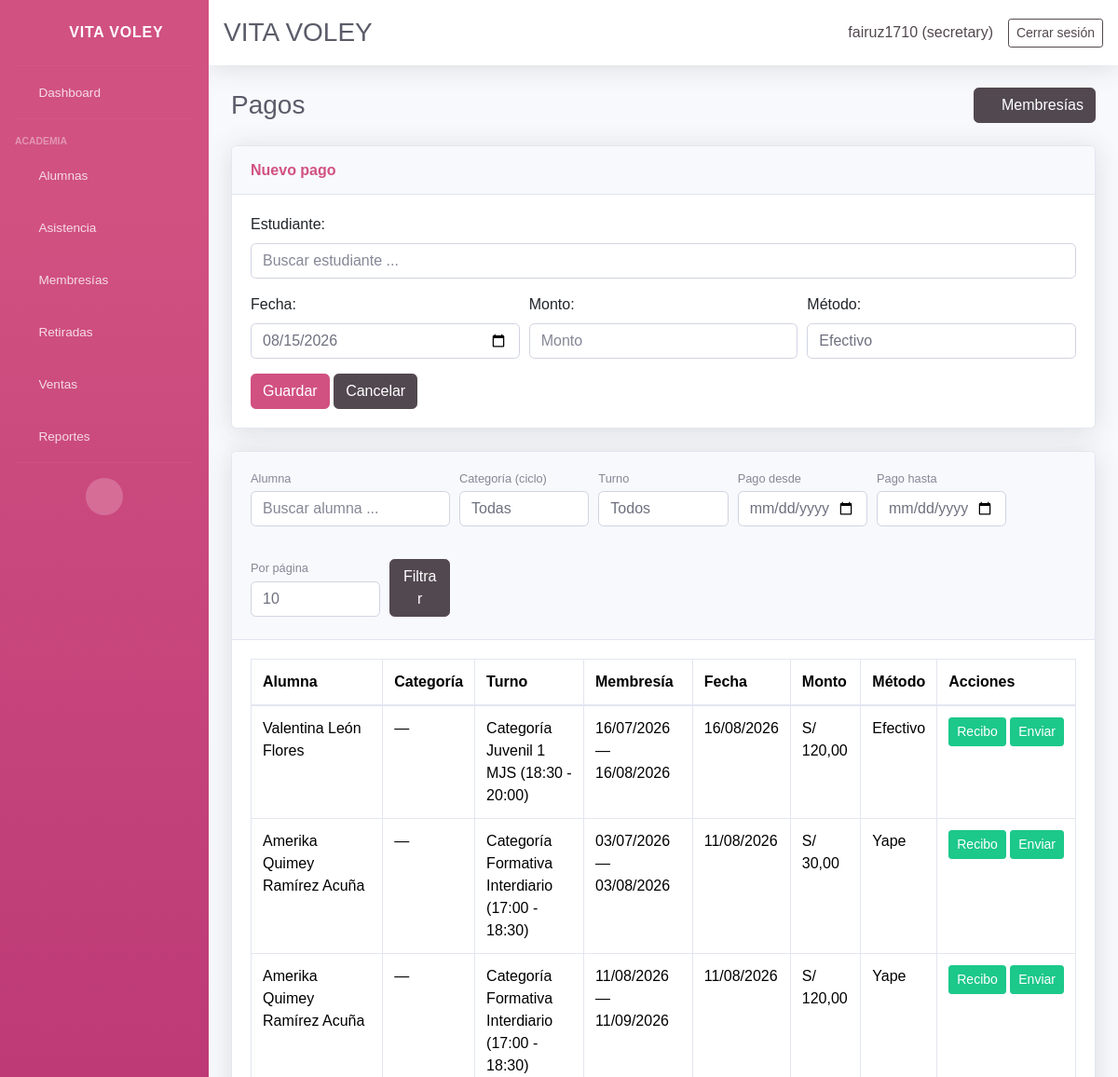
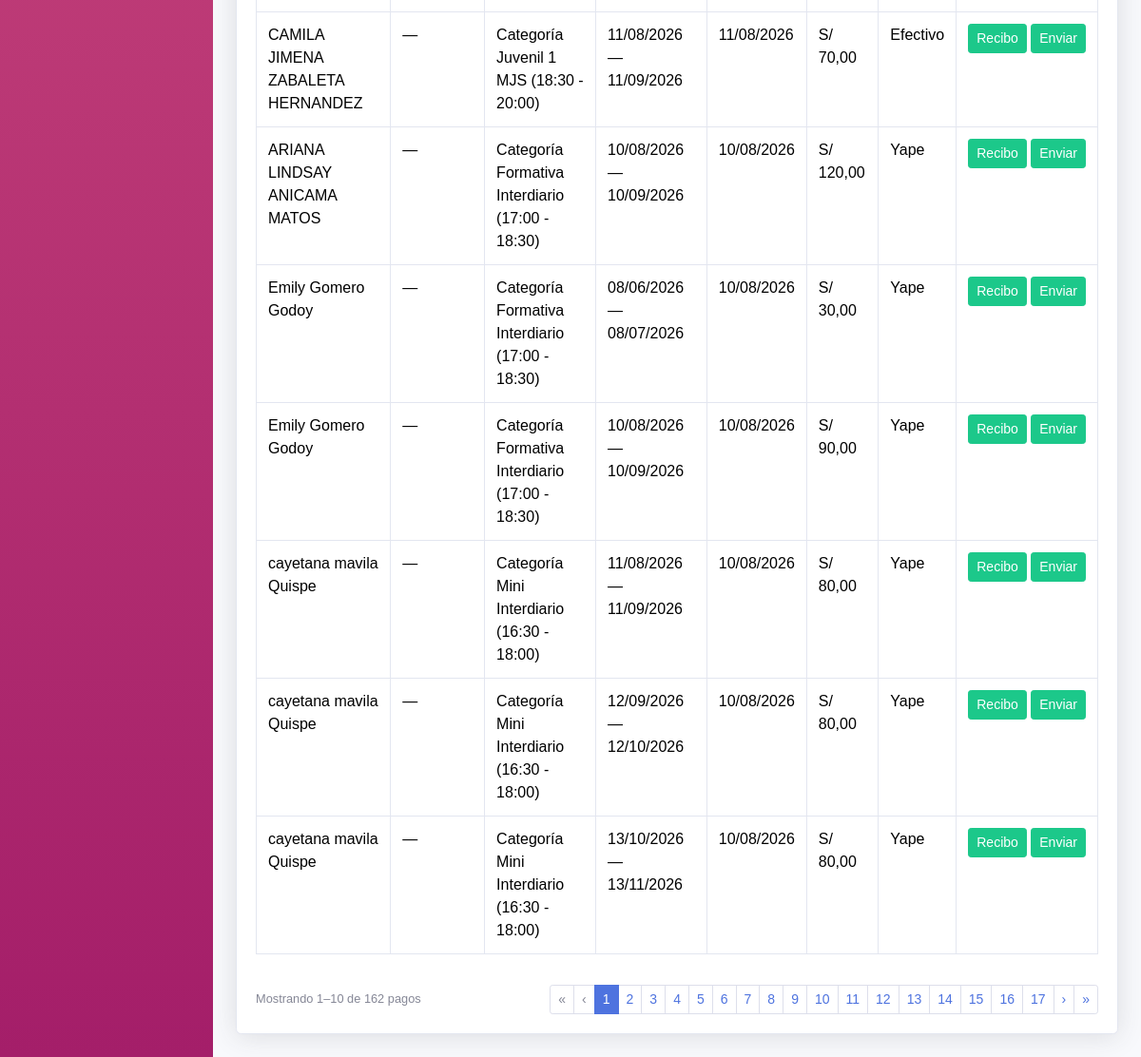
Page /memberships/payments/ (signed in) on the committed database (2 pictures, top to bottom).
### core/models.py (models this page shows, shortened)
class AuditableModel(models.Model):
    created_by = models.ForeignKey(
        settings.AUTH_USER_MODEL,
        on_delete=models.SET_NULL,
        null=True,
        blank=True,
        related_name='%(app_label)s_%(class)s_created',
        verbose_name='Creado por',
    )
    updated_by = models.ForeignKey(
        settings.AUTH_USER_MODEL,
        on_delete=models.SET_NULL,
        null=True,
        blank=True,
        related_name='%(app_label)s_%(class)s_updated',
        verbose_name='Actualizado por',
    )
    updated_at = models.DateTimeField(auto_now=True, verbose_name='Actualizado el')
    class Meta:
        abstract = True

class UserProfile(AuditableModel, models.Model):
    ROLE_CHOICES = [
        ('admin', 'Administrador'),
        ('secretary', 'Secretario'),
    ]
    user = models.OneToOneField(User, on_delete=models.CASCADE, related_name='userprofile')
    role = models.CharField(max_length=20, choices=ROLE_CHOICES, default='secretary')
    created_at = models.DateTimeField(auto_now_add=True)

class Payment(AuditableModel, models.Model):
    membership = models.ForeignKey(
        Membership,
        on_delete=models.CASCADE,
        related_name='payments',
        blank=True,
        null=True,
    )
    student = models.ForeignKey(Student, on_delete=models.CASCADE, related_name='payments')
    date = models.DateField(default=timezone.now)
    amount = models.DecimalField(max_digits=10, decimal_places=2)
    method = models.CharField(max_length=20, choices=PAYMENT_METHOD_CHOICES, default='efectivo')
    created_at = models.DateTimeField(default=timezone.now, verbose_name='Creado el')
    receipt_issued_at = models.DateTimeField(
        null=True,
        blank=True,
        verbose_name='Recibo emitido el',
    )
    receipt_issued_by = models.ForeignKey(
        settings.AUTH_USER_MODEL,
        on_delete=models.SET_NULL,
        null=True,
        blank=True,
        related_name='payments_receipt_issued',
        verbose_name='Recibo emitido por',
    )
    class Meta:
        ordering = ['-date']

class Student(AuditableModel, models.Model):
    ENROLLMENT_STATUS_CHOICES = ENROLLMENT_STATUS_CHOICES
    name = models.CharField(max_length=120)
    age = models.PositiveSmallIntegerField(blank=True, null=True)
    dni = models.CharField(max_length=15, blank=True, null=True)
    email = models.EmailField(blank=True, null=True)
    contact = models.CharField(max_length=200, blank=True, null=True, verbose_name='Teléfono del estudiante')
    gender = models.CharField(max_length=10, choices=GENDER_CHOICES, blank=True, null=True, verbose_name='Género')
    cycle = models.ForeignKey(
        Cycle,
        on_delete=models.SET_NULL,
        blank=True,
        null=True,
        related_name='students',
        verbose_name='Ciclo',
    )
    student_condition = models.CharField(
        max_length=20,
        choices=STUDENT_CONDITION_CHOICES,
        default='regular',
        verbose_name='Condición del alumno',
    )
    school = models.CharField(max_length=120, blank=True, null=True, verbose_name='Colegio')
    size = models.CharField(max_length=5, choices=SIZE_CHOICES, blank=True, null=True, verbose_name='Talla')
    suffers_from = models.CharField(
        max_length=255,
        blank=True,
        null=True,
        verbose_name='¿Sufre de algo?',
        help_text='Condición médica o alergia relevante',
    )
    referral_source = models.CharField(max_length=200, blank=True, null=True, verbose_name='¿Cómo se enteró de la academia?')
    uniform_delivered = models.BooleanField(default=False, verbose_name='Se entregó uniforme')
    guardian = models.CharField(max_length=120, blank=True, null=True, verbose_name='Nombre del apoderado')
    guardian_dni = models.CharField(max_length=15, blank=True, null=True, verbose_name='DNI del apoderado')
    guardian_birth_date = models.DateField(blank=True, null=True, verbose_name='Fecha de nacimiento del apoderado')
    guardian_gender = models.CharField(
        max_length=10,
        choices=GENDER_CHOICES,
        blank=True,
        null=True,
        verbose_name='Género del apoderado',
    )
    guardian_phone = models.CharField(max_length=200, blank=True, null=True, verbose_name='Teléfono del apoderado')
    address = models.TextField(blank=True, null=True)
    shift = models.ForeignKey(Shift, on_delete=models.PROTECT, blank=True, null=True, related_name='students')
    enrollment_status = models.CharField(max_length=10, choices=ENROLLMENT_STATUS_CHOICES, default='active')
    retired = models.BooleanField(default=False)
    retired_reason = models.TextField(blank=True, null=True)
    retired_at = models.DateField(blank=True, null=True)
    monthly_fee = models.DecimalField(max_digits=10, decimal_places=2, blank=True, null=True)
    enrollment_date = models.DateField(blank=True, null=True)
    membership_start = models.DateField(blank=True, null=True, verbose_name='Inicio de membresía')
    membership_end = models.DateField(blank=True, null=True, verbose_name='Fin de membresía')
    birth_date = models.DateField(blank=True, null=True)
    attendance_days = models.JSONField(default=list, blank=True)
    created_at = models.DateTimeField(auto_now_add=True)
    class Meta:
        ordering = ['name']
    @property
    def active(self):
        return not self.retired and self.enrollment_status == 'active'
    @staticmethod
    def _whatsapp_url_from_phone(phone):
        if not phone:
            return None
        digits = ''.join(ch for ch in phone if ch.isdigit())
        if not digits:
            return None
        if digits.startswith('00'):
            digits = digits[2:]
        if len(digits) == 9:
            digits = '51' + digits
        elif len(digits) == 10 and digits.startswith('0'):
            digits = '51' + digits[1:]
        if len(digits) < 9:
            return None
        return f'https://wa.me/{digits}'
    @property
    def whatsapp_url(self):
        return self._whatsapp_url_from_phone(self.guardian_phone)
    def get_shift_display(self):
        if not self.shift:
            return ''
        return str(self.shift)

class Shift(AuditableModel, models.Model):
    name = models.CharField(max_length=120)
    start_time = models.TimeField()
    end_time = models.TimeField()
    active_days = models.JSONField(default=list, blank=True)
    created_at = models.DateTimeField(auto_now_add=True)
    class Meta:
        ordering = ['name']
    @property
    def schedule(self):
        return f"{self.start_time.strftime('%H:%M')} - {self.end_time.strftime('%H:%M')}"
    def __str__(self):
        return f"{self.name} ({self.schedule})"

class Membership(AuditableModel, models.Model):
    student = models.ForeignKey(Student, on_delete=models.CASCADE, related_name='memberships')
    start_date = models.DateField()
    end_date = models.DateField()
    amount_due = models.DecimalField(max_digits=10, decimal_places=2, default=0)
    status = models.CharField(max_length=20, choices=MEMBERSHIP_STATUS_CHOICES, default='debt')
    renewed_from = models.ForeignKey(
        'self',
        on_delete=models.SET_NULL,
        blank=True,
        null=True,
        related_name='renewals',
    )
    notes = models.TextField(blank=True, null=True)
    created_at = models.DateTimeField(auto_now_add=True)
    class Meta:
        ordering = ['-start_date', '-created_at']

### core/views_membership.py (the view, shortened to what this page needs)
# urls.py: path('memberships/payments/', views_membership.membership_payments_list, name='membership_payments_list'),
@login_required(login_url='login')
def membership_payments_list(request):
    payments_qs = Payment.objects.select_related(
        'membership', 'membership__student', 'student', 'student__shift',
    ).order_by('-date')
    payments, filter_ctx = _apply_payment_list_filters(payments_qs, request)
    form = PaymentCreateForm(request.POST or None)
    page_obj, per_page = _paginate(payments, request)
    return render(request, 'core/memberships/payments_list.html', {
        'page_obj': page_obj,
        'per_page': per_page,
        'page_sizes': PAGE_SIZES,
        'list_query': urlencode(_payment_list_query_params(request)),
        'form': form,
        'cycle_choices': active_cycle_choices(),
        'edit_mode': False,
        'is_secretary': is_secretary(request.user),
        **filter_ctx,
    })

### core/templates/core/memberships/payments_list.html (shortened to what this page needs)
{% extends 'core/base.html' %}
{% block content %}
<div class="d-sm-flex align-items-center justify-content-between mb-4">
    <h1 class="h3 mb-0 text-gray-800">Pagos</h1>
    <a class="btn btn-secondary" href="{% url 'memberships_list' %}"><i class="fas fa-id-card"></i> Membresías</a>
</div>
{% if edit_mode %}
<div class="card shadow mb-4">
    <div class="card-header py-3">
        <h6 class="m-0 font-weight-bold text-primary">Editar pago</h6>
    </div>
    <div class="card-body">
        <form method="post">
            {% csrf_token %}
            <div class="form-group">{{ form.membership.label_tag }} {{ form.membership }}</div>
            <div class="form-group">{{ form.date.label_tag }} {{ form.date }}</div>
            <div class="form-group">{{ form.amount.label_tag }} {{ form.amount }}</div>
            <div class="form-group">{{ form.method.label_tag }} {{ form.method }}</div>
            <button class="btn btn-primary" type="submit">Guardar</button>
            <a class="btn btn-secondary" href="{% url 'membership_payments_list' %}">Cancelar</a>
        </form>
    </div>
</div>
{% else %}
<div class="card shadow mb-4">
    <div class="card-header py-3">
        <h6 class="m-0 font-weight-bold text-primary">Nuevo pago</h6>
    </div>
    <div class="card-body">
        <form method="post" id="payment-create-form">
            <div class="form-group mb-3 position-relative">
                {{ form.student_search.label_tag }}
                {{ form.student_search }}
            </div>
            <div class="form-row">
                <div class="form-group col-md-4">{{ form.date.label_tag }} {{ form.date }}</div>
                <div class="form-group col-md-4">{{ form.amount.label_tag }} {{ form.amount }}{% if form.amount.errors %}<div class="text-danger small">{{ form.amount.errors }}</div>{% endif %}</div>
                <div class="form-group col-md-4">{{ form.method.label_tag }} {{ form.method }}</div>
            </div>
            <button class="btn btn-primary" type="submit">Guardar</button>
            <a class="btn btn-secondary" href="{% url 'membership_payments_list' %}">Cancelar</a>
        </form>
    </div>
</div>
{% endif %}
<div class="card shadow mb-4">
    <div class="card-header py-3">
        <form method="get" action="{% url 'membership_payments_list' %}" class="form-row align-items-end">
            <div class="form-group col-md-4 col-lg-3 mb-2 position-relative">
                <label class="small text-muted mb-1">Alumna</label>
                <input type="search" id="filter-student-search" class="form-control" placeholder="Buscar alumna ..." autocomplete="off" value="{{ selected_student_label }}">
            </div>
            <div class="form-group col-md-4 col-lg-2 mb-2">
                <label class="small text-muted mb-1">Categoría (ciclo)</label>
                <select name="cycle" class="form-control">
                    <option value="">Todas</option>
                </select>
            </div>
            <div class="form-group col-md-4 col-lg-2 mb-2">
                <label class="small text-muted mb-1">Turno</label>
                <select name="shift" class="form-control">
                    <option value="">Todos</option>
                </select>
            </div>
            <div class="form-group col-md-4 col-lg-2 mb-2">
                <label class="small text-muted mb-1">Pago desde</label>
                <input type="date" name="date_from" class="form-control" value="{{ date_from }}">
            </div>
            <div class="form-group col-md-4 col-lg-2 mb-2">
                <label class="small text-muted mb-1">Pago hasta</label>
                <input type="date" name="date_to" class="form-control" value="{{ date_to }}">
            </div>
            <div class="form-group col-md-4 col-lg-2 mb-2">
                <label class="small text-muted mb-1">Por página</label>
                <select name="per_page" class="form-control">
                    {% for size in page_sizes %}
                    <option value="{{ size }}" {% if per_page == size %}selected{% endif %}>{{ size }}</option>
                    {% endfor %}
                </select>
            </div>
            <div class="form-group col-md-4 col-lg-1 mb-2">
                <label class="small text-muted mb-1">&nbsp;</label>
                <button class="btn btn-secondary btn-block" type="submit">Filtrar</button>
            </div>
        </form>
    </div>
    <div class="card-body">
        <div class="table-responsive">
            <table class="table table-bordered">
                <thead>
                    <tr>
                        <th>Alumna</th>
                        <th>Categoría</th>
                        <th>Turno</th>
                        <th>Membresía</th>
                        <th>Fecha</th>
                        <th>Monto</th>
                        <th>Método</th>
                        <th>Acciones</th>
                    </tr>
                </thead>
                <tbody>
                    {% for payment in page_obj %}
                    <tr>
                        <td>{{ payment.student.name }}</td>
                        <td>{{ payment.student.get_cycle_display|default:"—" }}</td>
                        <td>{{ payment.student.get_shift_display|default:"—" }}</td>
                        <td>
                            {% if payment.membership %}
                            {{ payment.membership.start_date|date:"d/m/Y" }} — {{ payment.membership.end_date|date:"d/m/Y" }}
                            {% else %}—{% endif %}
                        </td>
                        <td>{{ payment.date|date:"d/m/Y" }}</td>
                        <td>S/ {{ payment.amount }}</td>
                        <td>{{ payment.get_method_display }}</td>
                        <td class="text-nowrap">
                            {% if payment.membership %}
                            <a class="btn btn-sm btn-success" href="{% url 'membership_payment_receipt' payment.membership.id payment.id %}" target="_blank">Recibo</a>
                            {% endif %}
                            {% if payment.student.whatsapp_url and payment.membership %}
                            <button type="button" class="btn btn-sm btn-success send-receipt" data-receipt-url="{% url 'membership_payment_receipt' payment.membership.id payment.id %}" data-whatsapp-url="{{ payment.student.whatsapp_url }}" data-student-name="{{ payment.student.name }}">
                                Enviar
                            </button>
                            {% elif payment.membership %}
                            <button type="button" class="btn btn-sm btn-secondary" disabled title="No hay WhatsApp del apoderado">Enviar</button>
                            {% endif %}
                        </td>
                    </tr>
                    {% empty %}
                    <tr><td colspan="8">No hay pagos.</td></tr>
                    {% endfor %}
                </tbody>
            </table>
        </div>
        {% include 'core/_pagination.html' with item_label='pago' %}
    </div>
</div>
{% endblock %}

### core/templates/core/header.html (shortened to what this page needs)
<nav class="navbar navbar-expand navbar-light bg-white topbar mb-4 static-top shadow">
    <div class="d-flex align-items-center w-100 justify-content-between">
        <h1 class="h3 mb-0 text-gray-800">VITA VOLEY</h1>
        {% if user.is_authenticated %}
        <div class="d-flex align-items-center">
            <span class="mr-3 text-secondary">{{ request.user.username }} ({{ user_role|default:'Usuario' }})</span>
            <a href="{% url 'logout' %}" class="btn btn-sm btn-outline-secondary">Cerrar sesión</a>
        </div>
        {% endif %}
    </div>
</nav>

### rows in the picture
UserProfile: role "secretary"
Payment: student.name "Valentina León Flores", student.cycle "—", student.shift "Categoría Juvenil 1 MJS (18:30 - 20:00)", membership.start_date "16/07/2026", membership.end_date "16/08/2026", date "16/08/2026", amount "120,00", method "Efectivo", shows "Recibo"
Payment: student.name "Amerika Quimey Ramírez Acuña", student.cycle "—", student.shift "Categoría Formativa Interdiario (17:00 - 18:30)", membership.start_date "03/07/2026", membership.end_date "03/08/2026", date "11/08/2026", amount "30,00", method "Yape", shows "Recibo"
Payment: student.name "Amerika Quimey Ramírez Acuña", student.cycle "—", student.shift "Categoría Formativa Interdiario (17:00 - 18:30)", membership.start_date "11/08/2026", membership.end_date "11/09/2026", date "11/08/2026", amount "120,00", method "Yape", shows "Recibo"
Payment: student.name "CAMILA JIMENA ZABALETA HERNANDEZ", student.cycle "—", student.shift "Categoría Juvenil 1 MJS (18:30 - 20:00)", membership.start_date "11/08/2026", membership.end_date "11/09/2026", date "11/08/2026", amount "70,00", method "Efectivo", shows "Recibo"
Payment: student.name "ARIANA LINDSAY ANICAMA MATOS", student.cycle "—", student.shift "Categoría Formativa Interdiario (17:00 - 18:30)", membership.start_date "10/08/2026", membership.end_date "10/09/2026", date "10/08/2026", amount "120,00", method "Yape", shows "Recibo"
Payment: student.name "Emily Gomero Godoy", student.cycle "—", student.shift "Categoría Formativa Interdiario (17:00 - 18:30)", membership.start_date "08/06/2026", membership.end_date "08/07/2026", date "10/08/2026", amount "30,00", method "Yape", shows "Recibo"
Payment: student.name "Emily Gomero Godoy", student.cycle "—", student.shift "Categoría Formativa Interdiario (17:00 - 18:30)", membership.start_date "10/08/2026", membership.end_date "10/09/2026", date "10/08/2026", amount "90,00", method "Yape", shows "Recibo"
Payment: student.name "cayetana mavila Quispe", student.cycle "—", student.shift "Categoría Mini Interdiario (16:30 - 18:00)", membership.start_date "11/08/2026", membership.end_date "11/09/2026", date "10/08/2026", amount "80,00", method "Yape", shows "Recibo"
Payment: student.name "cayetana mavila Quispe", student.cycle "—", student.shift "Categoría Mini Interdiario (16:30 - 18:00)", membership.start_date "12/09/2026", membership.end_date "12/10/2026", date "10/08/2026", amount "80,00", method "Yape", shows "Recibo"
Payment: student.name "cayetana mavila Quispe", student.cycle "—", student.shift "Categoría Mini Interdiario (16:30 - 18:00)", membership.start_date "13/10/2026", membership.end_date "13/11/2026", date "10/08/2026", amount "80,00", method "Yape", shows "Recibo"

### other values in the picture
{{ request.user.username }} "fairuz1710"
{{ page_obj.start_index }} "1"
{{ page_obj.end_index }} "10"
{{ page_obj.paginator.count }} "162"
{{ item_label }} "pago"
{{ num }} "1"
{{ num }} "2" "3" "4" "5" "6" "7" "8" "9" "10" "11" "12" "13" "14" "15" "16" "17"
form field per_page "10"
